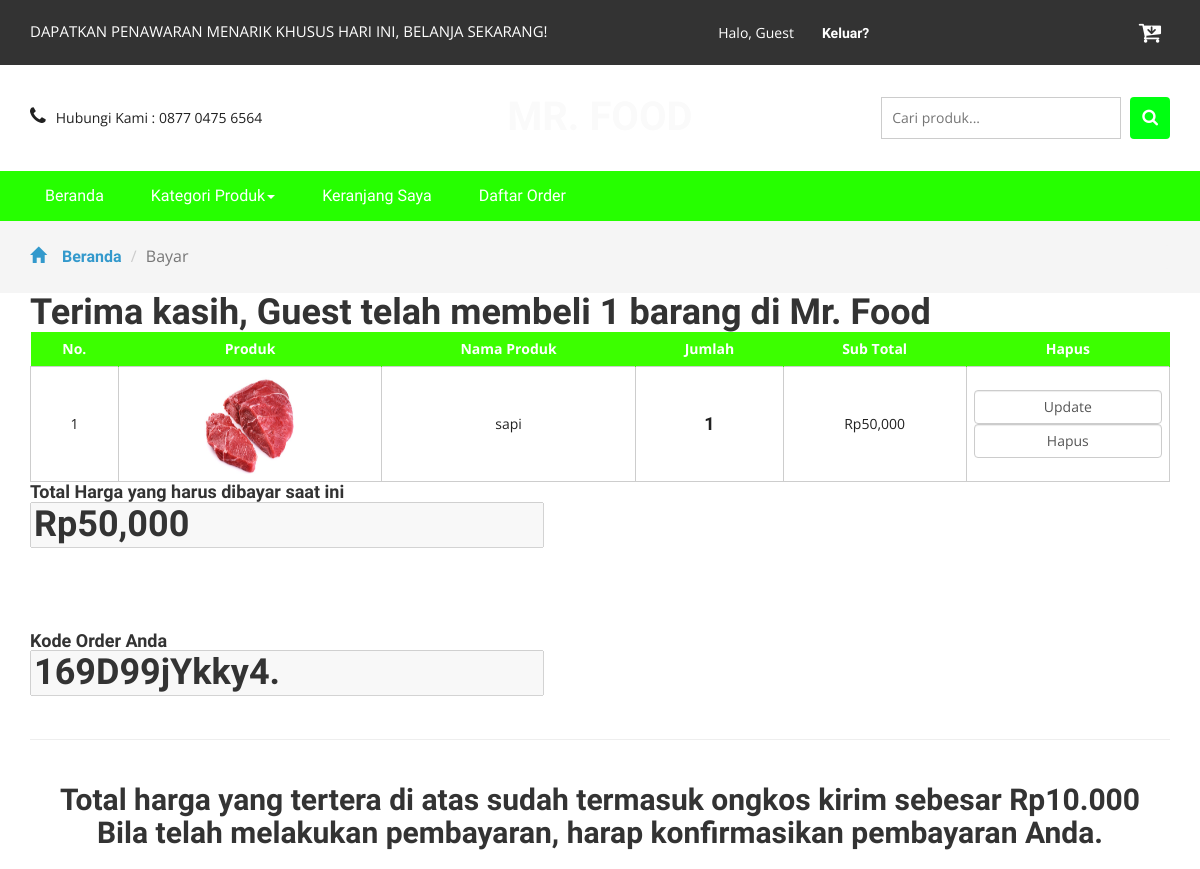
Before: /checkout.php (signed in, upper part) with the older database file.
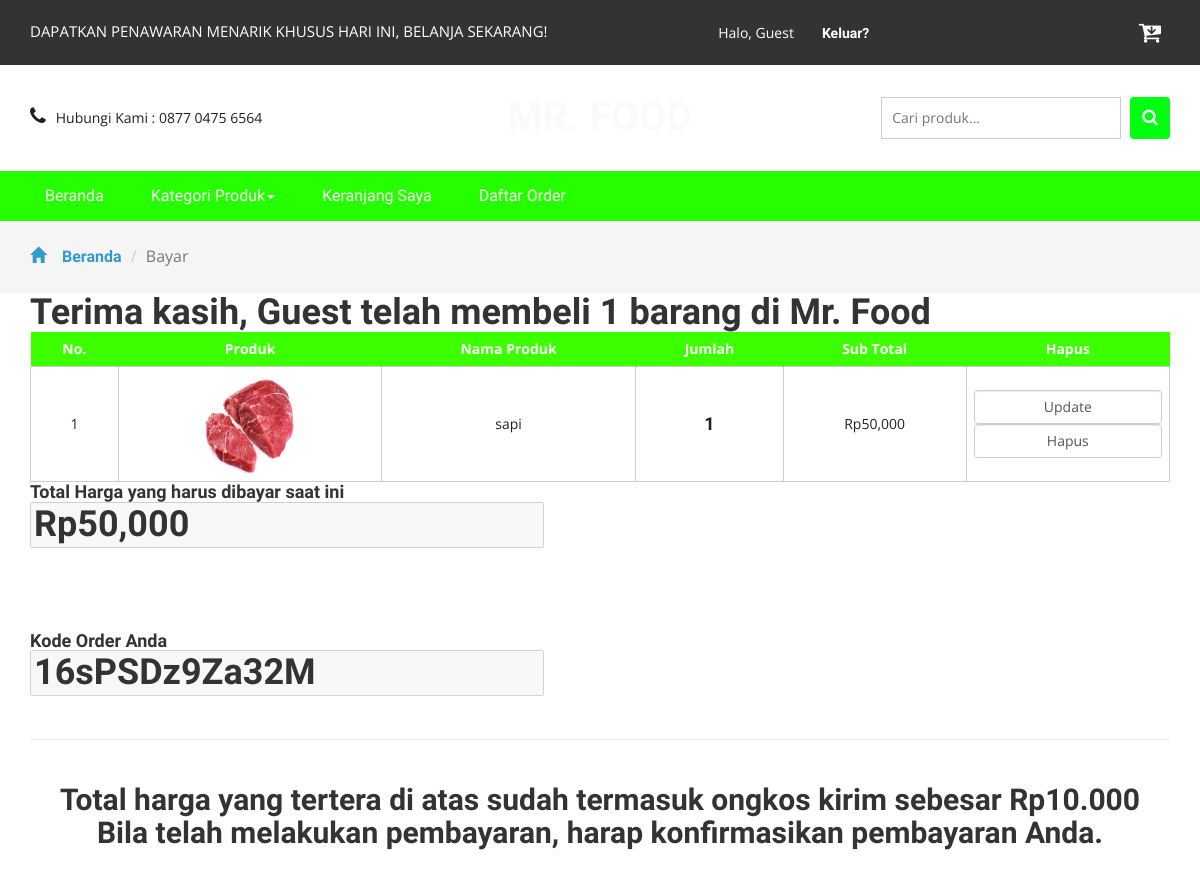
After: the same page with the newer database file.
### tables this page shows
CREATE TABLE `detailorder` (
  `detailid` int(11) NOT NULL,
  `orderid` varchar(100) NOT NULL,
  `idproduk` int(11) NOT NULL,
  `qty` int(11) NOT NULL
);

CREATE TABLE `produk` (
  `idproduk` int(11) NOT NULL,
  `idkategori` int(11) NOT NULL,
  `namaproduk` varchar(30) NOT NULL,
  `gambar` varchar(100) NOT NULL,
  `deskripsi` varchar(200) NOT NULL,
  `rate` int(11) NOT NULL,
  `hargabefore` int(11) NOT NULL,
  `hargaafter` int(11) NOT NULL,
  `tgldibuat` timestamp NOT NULL DEFAULT current_timestamp(),
  `stok` int(11) NOT NULL
);

CREATE TABLE `cart` (
  `idcart` int(11) NOT NULL,
  `orderid` varchar(100) NOT NULL,
  `userid` int(11) NOT NULL,
  `tglorder` timestamp NOT NULL DEFAULT current_timestamp(),
  `status` varchar(10) NOT NULL DEFAULT 'Cart'
);

### checkout.php (the view, shortened to what the changed rows need)
<?php
include 'dbconnect.php';
	$uid = $_SESSION['id'];
	$caricart = mysqli_query($conn,"select * from cart where userid='$uid' and status='Cart'");
	$fetc = mysqli_fetch_array($caricart);
	$orderidd = $fetc['orderid'];
	$itungtrans = mysqli_query($conn,"select count(detailid) as jumlahtrans from detailorder where orderid='$orderidd'");
	$itungtrans2 = mysqli_fetch_assoc($itungtrans);
	$itungtrans3 = $itungtrans2['jumlahtrans'];
?>
<!DOCTYPE html>
<html>
<head>
<link href="css/bootstrap.css" rel="stylesheet" type="text/css" media="all" />
<link href="css/style.css" rel="stylesheet" type="text/css" media="all" />
<link href="css/font-awesome.css" rel="stylesheet">
</head>
<body>
	<div class="logo_products">
		<div class="container">
			<div class="w3ls_logo_products_left">
				<h1><a href="index.php">Mr. Food</a></h1>
			</div>
		</div>
	</div>
	<div class="Bayar">
		<div class="container">
			<h1>Terima kasih, <?=$_SESSION['name']?> telah membeli <?php echo $itungtrans3 ?> barang di Mr. Food</span></h1>
			<div class="Bayar-right">
				<table class="timetable_sub">
					<thead>
						<tr>
							<th>No.</th>
							<th>Produk</th>
							<th>Nama Produk</th>
							<th>Jumlah</th>
							<th>Sub Total</th>
							<th>Hapus</th>
						</tr>
					</thead>
					<?php
						$brg=mysqli_query($conn,"SELECT * from detailorder d, produk p where orderid='$orderidd' and d.idproduk=p.idproduk order by d.idproduk ASC");
						$no=1;
						while($b=mysqli_fetch_array($brg)){
					?>
					<tr class="rem1"><form method="post">
						<td class="invert"><?php echo $no++ ?></td>
						<td class="invert"><a href="product.php?idproduk=<?php echo $b['idproduk'] ?>"><img src="<?php echo $b['gambar'] ?>" width="100px" height="100px" /></a></td>
						<td class="invert"><?php echo $b['namaproduk'] ?></td>
						<td class="invert">
							 <div class="quantity">
								<div class="quantity-select">
									<h4><?php echo $b['qty'] ?></h4>
								</div>
							</div>
						</td>
						<td class="invert">Rp<?php echo number_format($b['hargaafter']*$b['qty']) ?></td>
						<td class="invert">
							<div class="rem">
								<input type="submit" name="update" class="form-control" value="Update" \>
								<input type="submit" name="hapus" class="form-control" value="Hapus" \>
							</form>
							</div>
					<?php
						}
					?>
			</div>
			<div class="Bayar-left">
				<div class="Bayar-left-basket">
					<ul>
						<?php
						$brg=mysqli_query($conn,"SELECT * from detailorder d, produk p where orderid='$orderidd' and d.idproduk=p.idproduk order by d.idproduk ASC");
						$subtotal = 0;
						while($b=mysqli_fetch_array($brg)){
						$hrg = $b['hargaafter'];
						$qtyy = $b['qty'];
						$totalharga = $hrg * $qtyy;
						$subtotal += $totalharga;
						}
						?>
						<h1><input type="text" value="Rp<?php echo number_format($subtotal) ?>" disabled \></h1>
					</ul>
				</div>
				<br>
				<div class="Bayar-left-basket" style="width:80%;margin-top:60px;">
					<div class="Bayar-left-basket">
					<h1><input type="text" value="<?php echo $orderidd ?>" disabled \></h1>
				</div>
				</div>
			</div>
			<br>
			<br><center>
			<h2>Total harga yang tertera di atas sudah termasuk ongkos kirim sebesar Rp10.000</h2>
			<h2>Bila telah melakukan pembayaran, harap konfirmasikan pembayaran Anda.</h2>
			<br>
			<?php
			$metode = mysqli_query($conn,"select * from pembayaran");
			while($p=mysqli_fetch_array($metode)){
			?>
			<img src="<?php echo $p['logo'] ?>" width="300px" height="200px"><br>
        <br>
        <br>
			<?php
			}
		?>
		<br>
        <br>
		<br>
	  </center>
		</div>
<link href="css/skdslider.css" rel="stylesheet">
</body>
</html>

Changed rows visible on the page:
no longer on this page (row edited): cart: orderid "169D99jYkky4."
added cart: orderid "16sPSDz9Za32M"
